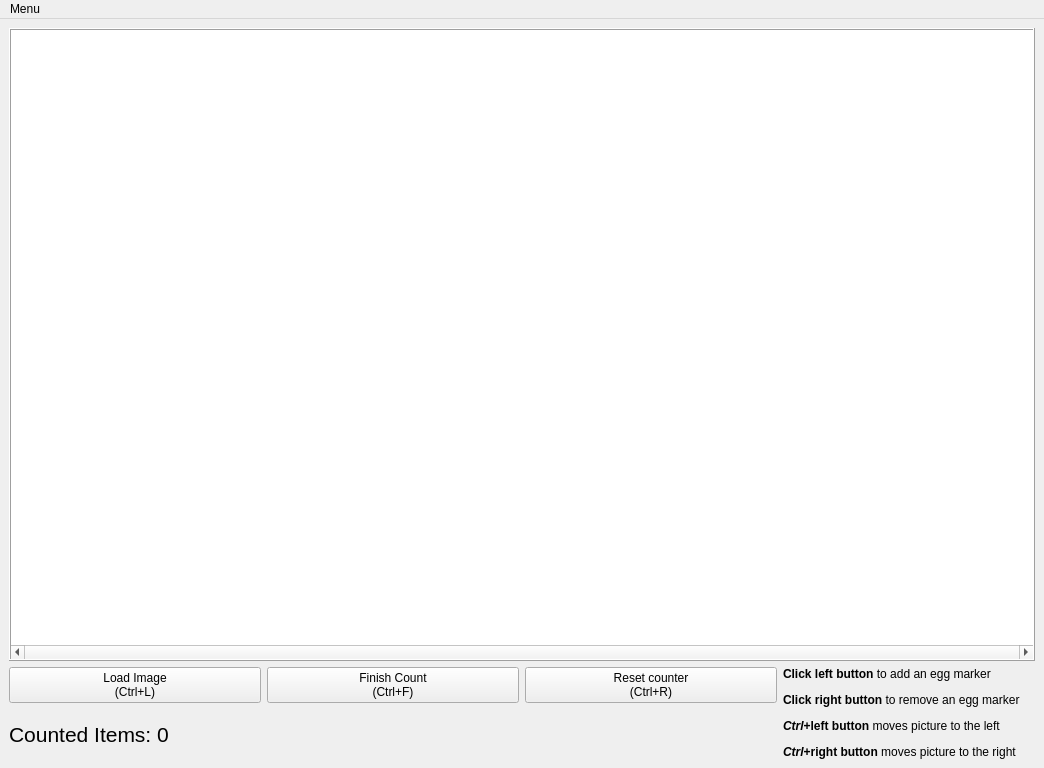
<?xml version="1.0" encoding="UTF-8"?>
<ui version="4.0">
 <class>OnImageCounter</class>
 <widget class="QMainWindow" name="OnImageCounter">
  <property name="geometry">
   <rect>
    <x>0</x>
    <y>0</y>
    <width>1044</width>
    <height>768</height>
   </rect>
  </property>
  <property name="sizePolicy">
   <sizepolicy hsizetype="MinimumExpanding" vsizetype="MinimumExpanding">
    <horstretch>0</horstretch>
    <verstretch>0</verstretch>
   </sizepolicy>
  </property>
  <property name="minimumSize">
   <size>
    <width>800</width>
    <height>600</height>
   </size>
  </property>
  <property name="maximumSize">
   <size>
    <width>1920</width>
    <height>1080</height>
   </size>
  </property>
  <property name="windowTitle">
   <string>Oocyte Counter for DEPM v1.0</string>
  </property>
  <property name="locale">
   <locale language="English" country="UnitedStates"/>
  </property>
  <widget class="QWidget" name="centralwidget">
   <layout class="QGridLayout" name="gridLayout">
    <item row="0" column="0" colspan="4">
     <widget class="QGraphicsView" name="imageView">
      <property name="minimumSize">
       <size>
        <width>0</width>
        <height>0</height>
       </size>
      </property>
      <property name="maximumSize">
       <size>
        <width>1880</width>
        <height>800</height>
       </size>
      </property>
      <property name="baseSize">
       <size>
        <width>0</width>
        <height>0</height>
       </size>
      </property>
      <property name="frameShape">
       <enum>QFrame::Box</enum>
      </property>
      <property name="frameShadow">
       <enum>QFrame::Raised</enum>
      </property>
      <property name="verticalScrollBarPolicy">
       <enum>Qt::ScrollBarAlwaysOff</enum>
      </property>
      <property name="horizontalScrollBarPolicy">
       <enum>Qt::ScrollBarAlwaysOn</enum>
      </property>
      <property name="renderHints">
       <set>QPainter::Antialiasing|QPainter::SmoothPixmapTransform|QPainter::TextAntialiasing</set>
      </property>
      <property name="viewportUpdateMode">
       <enum>QGraphicsView::FullViewportUpdate</enum>
      </property>
     </widget>
    </item>
    <item row="1" column="0">
     <widget class="QPushButton" name="loadImageButton">
      <property name="text">
       <string>Load Image
(Ctrl+L)</string>
      </property>
     </widget>
    </item>
    <item row="1" column="1">
     <widget class="QPushButton" name="finishButton">
      <property name="text">
       <string>Finish Count
(Ctrl+F)</string>
      </property>
     </widget>
    </item>
    <item row="1" column="2">
     <widget class="QPushButton" name="resetCounterButton">
      <property name="text">
       <string>Reset counter
(Ctrl+R)</string>
      </property>
     </widget>
    </item>
    <item row="1" column="3" rowspan="2">
     <widget class="QLabel" name="usageLabel">
      <property name="text">
       <string>&lt;html&gt;&lt;head/&gt;&lt;body&gt;&lt;p&gt;&lt;span style=&quot; font-weight:600;&quot;&gt;Click left button&lt;/span&gt; to add an egg marker&lt;/p&gt;&lt;p&gt;&lt;span style=&quot; font-weight:600;&quot;&gt;Click right button&lt;/span&gt; to remove an egg marker&lt;/p&gt;&lt;p&gt;&lt;span style=&quot; font-weight:600; font-style:italic;&quot;&gt;Ctrl&lt;/span&gt;&lt;span style=&quot; font-weight:600;&quot;&gt;+left button&lt;/span&gt; moves picture to the left&lt;/p&gt;&lt;p&gt;&lt;span style=&quot; font-weight:600; font-style:italic;&quot;&gt;Ctrl&lt;/span&gt;&lt;span style=&quot; font-weight:600;&quot;&gt;+right button&lt;/span&gt; moves picture to the right&lt;/p&gt;&lt;/body&gt;&lt;/html&gt;</string>
      </property>
     </widget>
    </item>
    <item row="2" column="0" colspan="3">
     <widget class="QLabel" name="counterLabel">
      <property name="font">
       <font>
        <pointsize>16</pointsize>
       </font>
      </property>
      <property name="text">
       <string>Counted Items: 0</string>
      </property>
     </widget>
    </item>
   </layout>
  </widget>
  <widget class="QMenuBar" name="menuBar">
   <property name="geometry">
    <rect>
     <x>0</x>
     <y>0</y>
     <width>1044</width>
     <height>30</height>
    </rect>
   </property>
   <widget class="QMenu" name="menuMenu">
    <property name="title">
     <string>Menu</string>
    </property>
    <addaction name="actionExit"/>
    <addaction name="separator"/>
    <addaction name="actionAbout"/>
   </widget>
   <addaction name="menuMenu"/>
  </widget>
  <action name="actionExit">
   <property name="text">
    <string>Exit</string>
   </property>
  </action>
  <action name="actionAbout">
   <property name="text">
    <string>About</string>
   </property>
  </action>
 </widget>
 <includes>
  <include location="local"># TheEggCounter.py</include>
  <include location="local"># </include>
  <include location="local"># A tiny application suited for counting eggs for the estimation</include>
  <include location="local"># of DEPM (Daily Egg Production Method) fecundity parameter</include>
  <include location="local"># (But you could count many other things on a picture...)</include>
  <include location="local"># </include>
  <include location="local"># Copyright 2014 Jorge Tornero Nunez http://imasdemase.com</include>
  <include location="local"># </include>
  <include location="local"># This file is part of TheEggCounter, V1.0</include>
  <include location="local"># </include>
  <include location="local"># TheEggCounter is free software: you can redistribute it and/or modify</include>
  <include location="local"># it under the terms of the GNU General Public License as published by</include>
  <include location="local"># the Free Software Foundation, either version 3 of the License, or</include>
  <include location="local"># (at your option) any later version.</include>
  <include location="local"># </include>
  <include location="local"># TheEggCounter is distributed in the hope that it will be useful,</include>
  <include location="local"># but WITHOUT ANY WARRANTY; without even the implied warranty of</include>
  <include location="local"># MERCHANTABILITY or FITNESS FOR A PARTICULAR PURPOSE.  See the</include>
  <include location="local"># GNU General Public License for more details.</include>
  <include location="local"># </include>
  <include location="local"># You should have received a copy of the GNU General Public License</include>
  <include location="local"># along with TheEggCounter.  If not, see http://www.gnu.org/licenses/.</include>
 </includes>
 <resources/>
 <connections/>
</ui>
